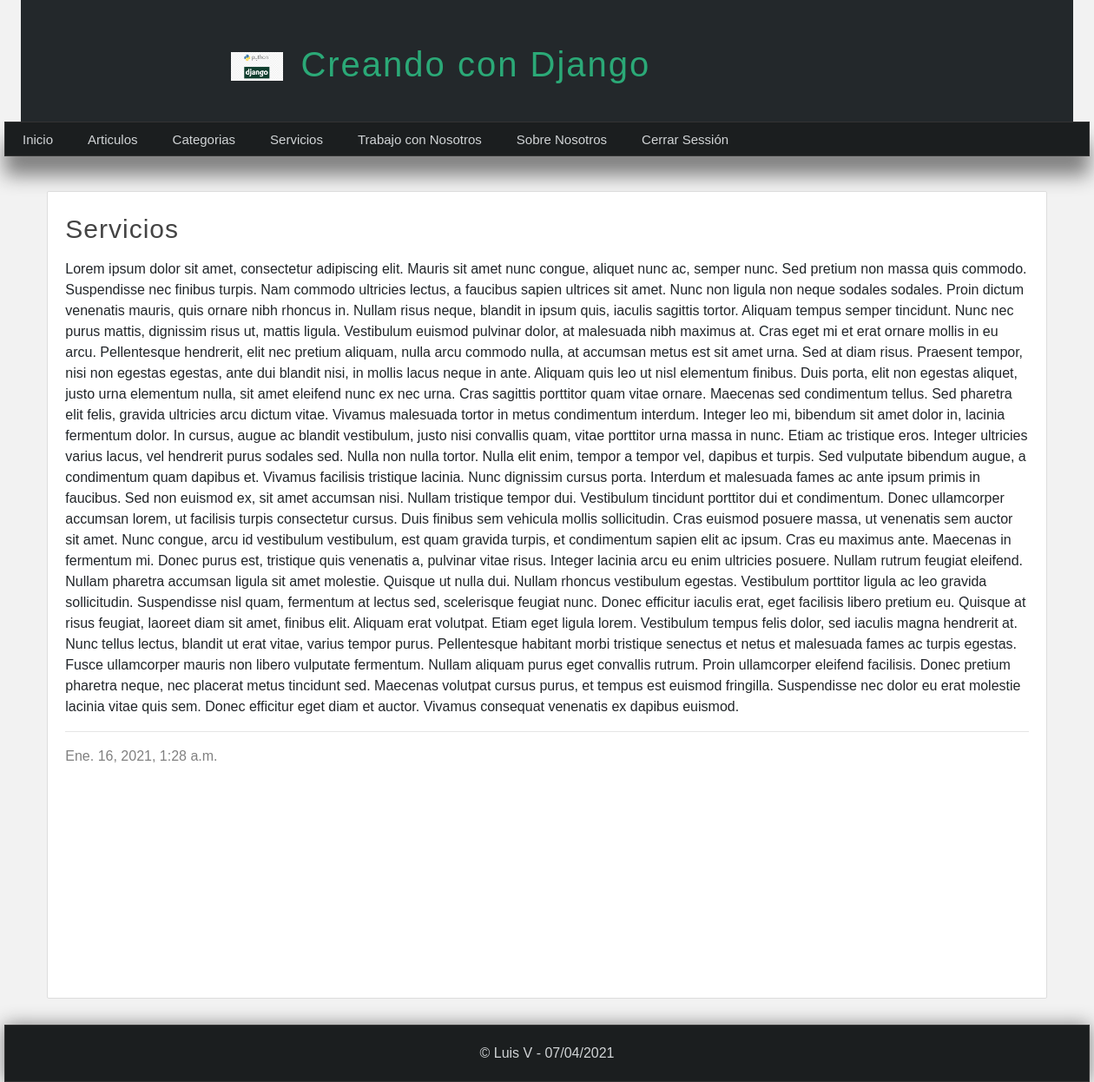
The page /pagina/servicios (signed in) on the database its author committed.
### pages/models.py (models this page shows, shortened)
class Page(models.Model):
    title = models.CharField(max_length=50, verbose_name="Titulo")
    content = RichTextField(verbose_name="Contenido")
    slug = models.CharField(unique=True, max_length=150, verbose_name="URL Amigable")
    order = models.IntegerField(default=0, verbose_name="Orden")
    visible = models.BooleanField(verbose_name="¿Visible?")
    created_at = models.DateTimeField(auto_now_add=True, verbose_name="Creado el ")
    update_at = models.DateTimeField(auto_now=True, verbose_name="Actualizado el ")
    class Meta:
        verbose_name = "Pagina"
        verbose_name_plural = "Paginas"

### pages/views.py (the view)
# urls.py: path('pagina/<str:slug>', views.page, name="page"),
@login_required(login_url="login")
def page(request, slug):
    page = Page.objects.get(slug=slug)
    return render(request, "pages/page.html",{
       "page": page
    })

### blog/processor.py (called while the page is built)
def get_categories(request):
    categories_in_use = Article.objects.filter(public=True).values_list('categories', flat=True)
    categories = Category.objects.filter(id__in=categories_in_use).values_list('id', 'name')
    return {
        'categories': categories,
        'ids':categories_in_use
    }

### pages/context_processors.py (called while the page is built)
def get_pages(request):
    pages = Page.objects.filter(visible=True).order_by('order').values_list('id', 'title', 'slug')
    return {
        'pages': pages
    }

### pages/templates/pages/page.html (shortened to what this page needs)
{% extends 'layouts/layout.html' %}
{% block content %}
    <h1 class="title">{{page.title}}</h1>
    <p class="content">
        {{page.content|safe}}
    </p>
    <hr>
    <span class="date">{{page.created_at}}</span>
{% endblock content %}

### mainapp/templates/layouts/layout.html (shortened to what this page needs)
{% load static %}
<!DOCTYPE html>
<html lang="en">
<head>
    <link rel="stylesheet" href="https://cdn.jsdelivr.net/npm/bootstrap@4.6.0/dist/css/bootstrap.min.css">
      <link rel="stylesheet"  type="text/css" href="{% static 'css/styles.css' %}"/>
</head>
<body>
<header>
   <div id="logotipo">
        <img src="{% static 'images/logo.png' %}" alt="">
        <h1> Creando con Django </h1>
    </div>
</header>
<nav>
    <ul>
        <li>
            <a href="{% url 'index' %}"> Inicio </a>
        </li>
        {% if user.email %}
            <li>
                    <a href="{% url 'list_articles' %}"> Articulos </a>
            </li>
            <li>
                <a href="{% url 'index'  %}"> Categorias </a>
            </li>
            {% for page in pages %}
                <li>
                    <a href="{% url 'page' page.2 %}"> {{page.1}} </a>
                </li>
            {% endfor %}
            <li>
                    <a href="{% url 'logout' %}"> Cerrar Sessión </a>
            </li>
        {% endif %}
    </ul>
</nav>
    <div id="content">
        <div class="box">
            {% block content %}
            {% endblock  %}
        </div>
    </div>
    <footer>
        &copy; Luis V - {% now "d/m/Y" %}
    </footer>
</body>
</html>

### mainapp/static/css/styles.css (style rules this page uses)
* { margin: 0px; padding: 0px; font-family: sans-serif; text-decoration: none; }
body { background-color: #f2f2f2; }
header { width: 1212px; height: 140px; background-color: #23282b; margin: 0px auto; }
#logotipo { width: 60%; height: 140px; margin: 0 auto; padding-top: 10px; }
#logotipo img { display: block; width: 60px; float: left; margin-top: 50px; }
#logotipo h1 { display: block; float: left; margin-top: 40px; margin-left: 20px; letter-spacing: 2px; font-weight: normal; color: #2ba977; }
nav { width: 1250px; height: 40px; margin: 0 auto; background-color: #1b1e1f; border: 1px solid #333333; box-shadow: 0px 22px 22px gray; font-size: 15px; margin-bottom: 40px; }
nav > ul { list-style: none; text-decoration: none; }
nav > ul > li { line-height: 40px; float: left; }
nav > ul > li >a { display: block; padding-left: 20px; padding-right: 20px; color: #d1d4d6; }
#content { width: 1212px; min-height: 930; margin: 0 auto; margin-bottom: 30px; margin-top: 30px; }
.box { background: white; width: 95%; min-height: 930px; padding: 20px; border: 1px solid #ddd; border-radius: 2px; margin: 0 auto; }
.title { color:#444; letter-spacing: 1px; font-size: 30px; margin-bottom: 10px; margin-top: 5px; }
.date { display: block; margin-top: 15px; margin-bottom: 15px; color:gray }
.content { line-height: 25px; }
footer { width: 1250px; background-color: #1b1e1f; border: 1px solid #333; color: #d1d4d6; text-align: center; margin: 0 auto; padding-top: 20px; padding-bottom: 20px; box-shadow: 0px 0px 20px gray; }

### rows shown on the page
Page: title "Servicios", content "Lorem ipsum dolor sit amet, consectetur adipiscing elit. Mauris sit amet nunc congue, aliquet nunc ac, semper nunc. Sed pretium non massa quis commodo. Suspendisse nec finibus turpis. Nam commodo ultricies lectus, a faucibus sapien ultrices sit amet. Nunc non ligula non neque sodales sodales. Proin dictum venenatis mauris, quis ornare nibh rhoncus in. Nullam risus neque, blandit in ipsum quis, iaculis sagittis tortor. Aliquam tempus semper tincidunt. Nunc nec purus mattis, dignissim risus ut, mattis ligula. Vestibulum euismod pulvinar dolor, at malesuada nibh maximus at. Cras eget mi et erat ornare mollis in eu arcu. Pellentesque hendrerit, elit nec pretium aliquam, nulla arcu commodo…", created_at "Ene. 16, 2021, 1:28 a.m."
Page: title "Trabajo con Nosotros"
Page: title "Sobre Nosotros"
